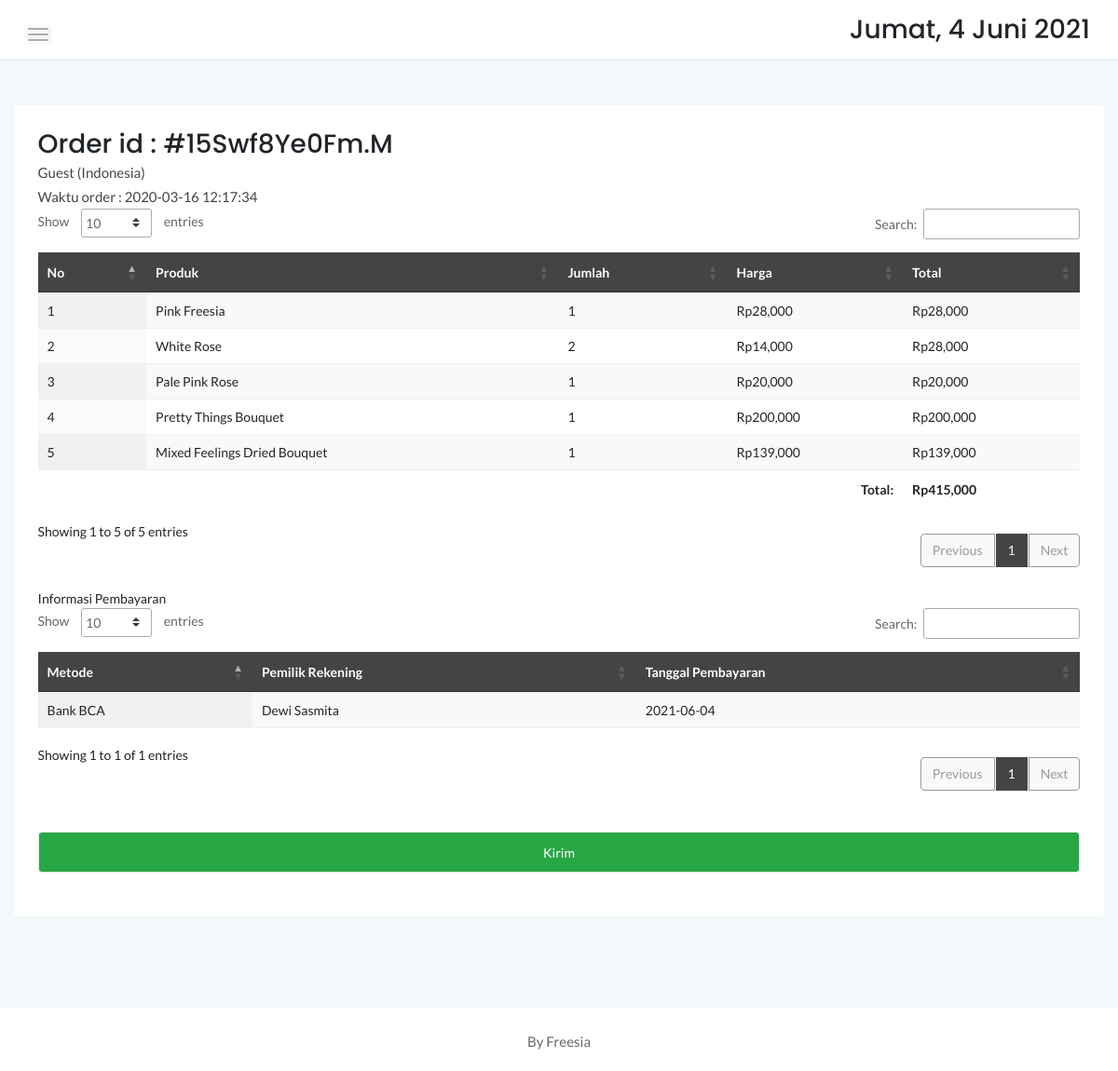
Screenshot of /admin/order.php?orderid=15Swf8Ye0Fm.M with the database file from the repository.
### tables this page shows
CREATE TABLE `cart` (
  `idcart` int(11) NOT NULL,
  `orderid` varchar(100) NOT NULL,
  `userid` int(11) NOT NULL,
  `tglorder` timestamp NOT NULL DEFAULT current_timestamp(),
  `status` varchar(10) NOT NULL DEFAULT 'Cart'
);

CREATE TABLE `detailorder` (
  `detailid` int(11) NOT NULL,
  `orderid` varchar(100) NOT NULL,
  `idproduk` int(11) NOT NULL,
  `qty` int(11) NOT NULL
);

CREATE TABLE `produk` (
  `idproduk` int(11) NOT NULL,
  `idkategori` int(11) NOT NULL,
  `namaproduk` varchar(30) NOT NULL,
  `gambar` varchar(100) NOT NULL,
  `deskripsi` varchar(200) NOT NULL,
  `rate` int(11) NOT NULL,
  `hargabefore` int(11) NOT NULL,
  `hargaafter` int(11) NOT NULL,
  `tgldibuat` timestamp NOT NULL DEFAULT current_timestamp()
);

CREATE TABLE `konfirmasi` (
  `idkonfirmasi` int(11) NOT NULL,
  `orderid` varchar(100) NOT NULL,
  `userid` int(11) NOT NULL,
  `payment` varchar(10) NOT NULL,
  `namarekening` varchar(25) NOT NULL,
  `tglbayar` date NOT NULL,
  `tglsubmit` timestamp NOT NULL DEFAULT current_timestamp()
);

### admin/order.php (the view, shortened to what this page needs)
<?php
include '../dbconnect.php';
$orderids = $_GET['orderid'];
$liatcust = mysqli_query($conn,"select * from login l, cart c where orderid='$orderids' and l.userid=c.userid");
$checkdb = mysqli_fetch_array($liatcust);
?>
<!doctype html>
<html class="no-js" lang="en">
<head>
    <link rel="stylesheet" href="assets/css/bootstrap.min.css">
    <link rel="stylesheet" href="assets/css/font-awesome.min.css">
    <link rel="stylesheet" href="assets/css/themify-icons.css">
    <link rel="stylesheet" href="assets/css/metisMenu.css">
    <link rel="stylesheet" href="assets/css/owl.carousel.min.css">
    <link rel="stylesheet" href="assets/css/slicknav.min.css">
    <link rel="stylesheet" href="https://www.amcharts.com/lib/3/plugins/export/export.css" type="text/css" media="all" />
	<link rel="stylesheet" type="text/css" href="https://cdn.datatables.net/1.10.20/css/jquery.dataTables.min.css">
    <link rel="stylesheet" type="text/css" href="https://cdn.datatables.net/1.10.20/css/jquery.dataTables.css">
    <link rel="stylesheet" type="text/css" href="https://cdn.datatables.net/1.10.20/css/dataTables.bootstrap4.min.css">
    <link rel="stylesheet" type="text/css" href="https://cdn.datatables.net/responsive/2.2.3/css/responsive.bootstrap.min.css">
    <link rel="stylesheet" type="text/css" href="https://cdn.datatables.net/responsive/2.2.3/css/responsive.jqueryui.min.css">
	<link rel="stylesheet" type="text/css" href="https://cdn.datatables.net/buttons/1.5.2/css/buttons.dataTables.min.css">
    <link rel="stylesheet" href="assets/css/typography.css">
    <link rel="stylesheet" href="assets/css/default-css.css">
    <link rel="stylesheet" href="assets/css/styles.css">
    <link rel="stylesheet" href="assets/css/responsive.css">
</head>
<body>
    <div class="page-container">
        <div class="main-content">
            <div class="header-area">
                <div class="row align-items-center">
                    <div class="col-md-6 col-sm-8 clearfix">
                        <div class="nav-btn pull-left">
                            <span></span>
                            <span></span>
                            <span></span>
                        </div>
                    </div>
                    <div class="col-md-6 col-sm-4 clearfix">
                        <ul class="notification-area pull-right">
                            <li><h3><div class="date">
						</b></div></h3>
						</li>
                        </ul>
                    </div>
                </div>
            </div>
            <div class="main-content-inner">
                <div class="row mt-5 mb-5">
                    <div class="col-12">
                        <div class="card">
                            <div class="card-body">
                                <div class="d-sm-flex justify-content-between align-items-center">
									<h3>Order id : #<?php echo $orderids ?></h3>
								</div>
                                   <p><?php echo $checkdb['namalengkap']; ?> (<?php echo $checkdb['alamat']; ?>)</p>
								<p>Waktu order : <?php echo $checkdb['tglorder']; ?></p>
								   <div class="data-tables datatable-dark">
										 <table id="dataTable3" class="display" style="width:100%"><thead class="thead-dark">
											<tr>
												<th>No</th>
												<th>Produk</th>
												<th>Jumlah</th>
												<th>Harga</th>
												<th>Total</th>
											</tr></thead><tbody>
											<?php
											$brgs=mysqli_query($conn,"SELECT * from detailorder d, produk p where orderid='$orderids' and d.idproduk=p.idproduk order by d.idproduk ASC");
											$no=1;
											while($p=mysqli_fetch_array($brgs)){
												$total = $p['qty']*$p['hargaafter'];
												?>
												<tr>
													<td><?php echo $no++ ?></td>
													<td><?php echo $p['namaproduk'] ?></td>
													<td><?php echo $p['qty'] ?></td>
													<td>Rp<?php echo number_format($p['hargaafter']) ?></td>
													<td>Rp<?php echo number_format($total) ?></td>
												</tr>
												<?php
											}
											?>
										</tbody>
										<tfoot>
											<tr>
												<th colspan="4" style="text-align:right">Total:</th>
												<th>Rp<?php
												$result1 = mysqli_query($conn,"SELECT SUM(d.qty*p.hargaafter) AS count FROM detailorder d, produk p where orderid='$orderids' and d.idproduk=p.idproduk order by d.idproduk ASC");
												$cekrow = mysqli_num_rows($result1);
												$row1 = mysqli_fetch_assoc($result1);
												$count = $row1['count'];
												if($cekrow > 0){
													echo number_format($count);
													} else {
														echo 'No data';
													}?></th>
											</tr>
										</tfoot>
										</table>
                                    </div>
									<br>
									<?php
									if($checkdb['status']=='Confirmed'){
										$ambilinfo = mysqli_query($conn,"select * from konfirmasi where orderid='$orderids'");
										while($tarik=mysqli_fetch_array($ambilinfo)){
										$met = $tarik['payment'];
										$namarek = $tarik['namarekening'];
										$tglb = $tarik['tglbayar'];
										echo '
										Informasi Pembayaran
									<div class="data-tables datatable-dark">
									<table id="dataTable2" class="display" style="width:100%"><thead class="thead-dark">
											<tr>
												<th>Metode</th>
												<th>Pemilik Rekening</th>
												<th>Tanggal Pembayaran</th>
											</tr></thead><tbody>
											<tr>
											<td>'.$met.'</td>
											<td>'.$namarek.'</td>
											<td>'.$tglb.'</td>
											</tr>
											</tbody>
										</table>
									</div>
									<br><br>
									<form method="post">
									<input type="submit" name="kirim" class="form-control btn btn-success" value="Kirim" \>
									</form>
									';
									}
									} else {
										echo '
									<form method="post">
									<input type="submit" name="selesai" class="form-control btn btn-success" value="Selesaikan" \>
									</form>
									';
									}
									?>
									<br>
                                </div>
                            </div>
                        </div>
                    </div>
            </div>
        </div>
        <footer>
            <div class="footer-area">
                <p>By Freesia</p>
            </div>
        </footer>
    </div>
</body>
</html>

### admin/assets/css/styles.css (style rules this page uses)
.page-container { width: 100%; height: 100%; min-height: 100vh; padding-left: 280px; -webkit-transition: padding-left 0.3s ease 0s; transition: padding-left 0.3s ease 0s; }
.card { border: none; border-radius: 4px; background-color: #fff; -webkit-transition: all 0.3s ease 0s; transition: all 0.3s ease 0s; }
.card-body { padding: 25.6px; padding: 1.6rem; }
.main-content { width: 100%; background: #F3F8FB; }
.main-content-inner { padding: 0 30px 50px; }
.header-area { padding: 15px 30px; background: #fff; border-bottom: 1px solid #d8e3e7; }
.nav-btn { margin-right: 30px; margin-top: 10px; cursor: pointer; }
.nav-btn span { display: block; width: 22px; height: 2px; background: #b3aaaa; margin: 4px 0; border-radius: 15px; -webkit-transition: all 0.3s ease 0s; transition: all 0.3s ease 0s; box-shadow: 0 0 0 4px rgba(99, 96, 96, 0.03); }
.notification-area { -webkit-user-select: none; -moz-user-select: none; -ms-user-select: none; user-select: none; position: relative; z-index: 1; }
.notification-area li { display: inline-block; margin-left: 20px; cursor: pointer; -webkit-user-select: none; -moz-user-select: none; -ms-user-select: none; user-select: none; }
.footer-area { text-align: center; padding: 23px 0 19px; background: #fff; }
.footer-area p { color: #676666; margin-bottom: 0; }
.btn { padding: 11px 17px; font-size: 13px; letter-spacing: 0; }
.form-control, .form-control:focus { outline: none; box-shadow: none; }
.form-control { font-size: 14px; border: 1px solid rgba(170, 170, 170, .3); padding: 10.72px 12.8px; padding: .67rem .8rem; }
table tr th { border-bottom: none; }
table tr th, table tr td { border-top: 1px solid rgba(120, 130, 140, 0.13) !important; }
table.dataTable.no-footer { border-bottom: 1px solid rgba(120, 130, 140, 0.13) !important; }
table.dataTable thead th, table.dataTable thead td { border-bottom-color: transparent; }
.datatable-dark thead { background: #444; color: #fff; }

### admin/assets/css/responsive.css (style rules this page uses)
@media (min-width: 1200px) and (max-width: 1364px) { .main-content-inner { padding: 0 15px 50px; } }
@media (min-width: 1200px) and (max-width: 1364px) { .page-container, .sbar_collapsed.page-container { padding-left: 0; } }

### rows the page displays
cart: userid.namalengkap "Guest", userid.alamat "Indonesia", tglorder "2020-03-16 12:17:34"
detailorder: idproduk.namaproduk "Pink Freesia", qty "1", idproduk.hargaafter "28,000", qty.hargaafter "28,000"
detailorder: idproduk.namaproduk "White Rose", qty "2", idproduk.hargaafter "14,000", qty.hargaafter "28,000"
detailorder: idproduk.namaproduk "Pale Pink Rose", qty "1", idproduk.hargaafter "20,000", qty.hargaafter "20,000"
detailorder: idproduk.namaproduk "Pretty Things Bouquet", qty "1", idproduk.hargaafter "200,000", qty.hargaafter "200,000"
detailorder: idproduk.namaproduk "Mixed Feelings Dried Bouquet", qty "1", idproduk.hargaafter "139,000", qty.hargaafter "139,000"
konfirmasi: payment "Bank BCA", namarekening "Dewi Sasmita", tglbayar "2021-06-04"

### other values shown
$orderids "15Swf8Ye0Fm.M"
$count "415,000"
